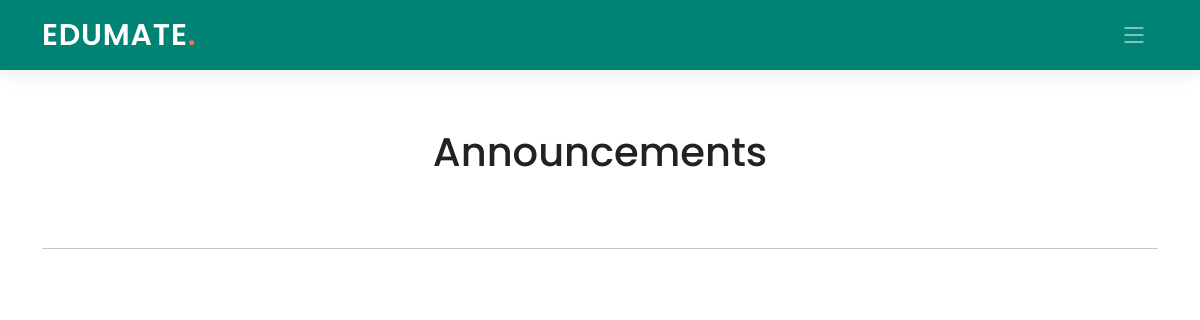
Page /student/5/classroom/81LXCQ/announcement/ on the earlier database version.
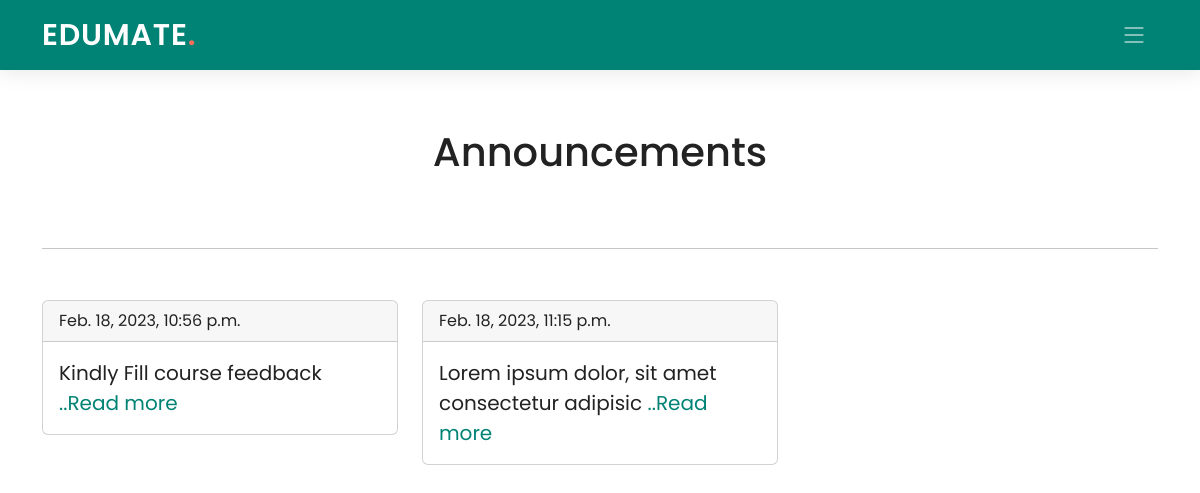
Same page on the later database version.
### Teacher/models.py (models this page shows, shortened)
class Announcements(models.Model):
    teach_id = models.IntegerField()
    class_code = models.CharField(max_length=10)
    announce_data = models.CharField(max_length=1000)
    date = models.DateTimeField(default=datetime.now)
    class Meta:
        db_table = "Announcements"

### Student/views.py (the view)
# urls.py: path('classroom/<pk2>/announcement/', views.announcement_stud, name='announcement_stud'),
def announcement_stud(request, pk, pk2):
    announcements = Announcements.objects.filter(class_code = pk2)
    return render(request, 'Student/announcement_student.html', {'pk': pk, 'pk2': pk2, 'announcements': announcements})

### Student/templates/Student/announcement_student.html (shortened to what this page needs)
{% extends './base_student.html' %}
{% load static %}
{% block styles %}
<link href="{% static 'Student/assets/css/announcement_student.css' %}" rel="stylesheet">
{% endblock styles %}
{% block navbar %}
  <header id="header" class="header d-flex align-items-center">
    <div class="container-fluid container-xl d-flex align-items-center justify-content-between">
      <a href="#" class="logo d-flex align-items-center">
        <h1>EDUMATE<span>.</span></h1>
      </a>
      <i class="mobile-nav-toggle mobile-nav-show bi bi-list"></i>
    </div>
  </header>
  {% endblock navbar %}
{% block content %}
    <div class="container">
        <h1 class="centerHeader">Announcements</h1>
        <br><br><hr><br>
      <div class="row row-content">
        {% for i in announcements %}
        <div style="margin-top: 1%" class="col-4">
            <div class="card">
                <div class="card-header">
                    {{ i.date }}
                </div>
                <div class="card-body">
                    <blockquote class="blockquote mb-0">
                    <p style="text-overflow: ellipsis; word-wrap: nowrap; overflow: hidden">{{ i.announce_data|slice:":50" }} <a href="#" data-bs-toggle="modal" data-bs-target="#exampleModalAnnounce{{forloop.counter}}">..Read more</a> </p>
                    </blockquote>
                </div>
            </div>
        </div>
        {% endfor %}
    </div>
      <br>
      <br><br><br>
    </div>
{% endblock content %}

Differences in the rows shown:
added Announcements: date "Feb. 18, 2023, 10:56 p.m.", announce_data "Kindly Fill course feedback"
added Announcements: date "Feb. 18, 2023, 11:15 p.m.", announce_data "Lorem ipsum dolor, sit amet consectetur adipisic"
